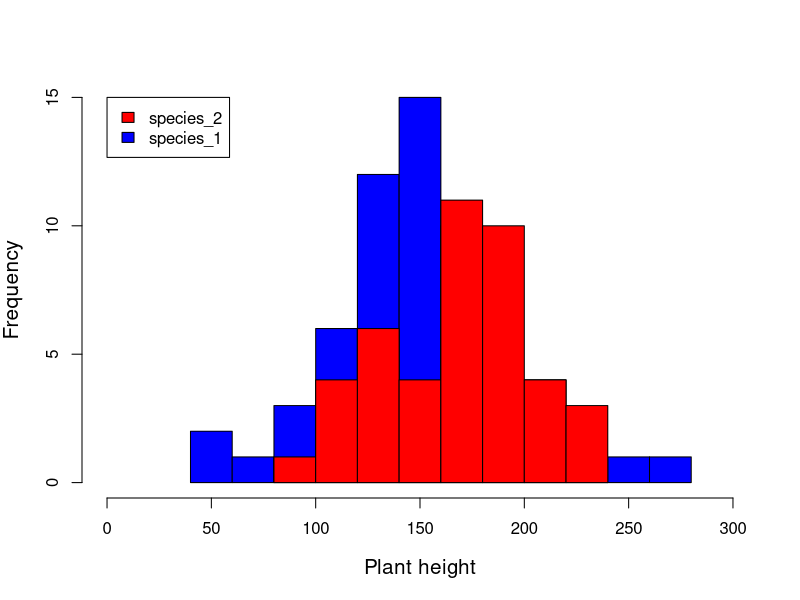
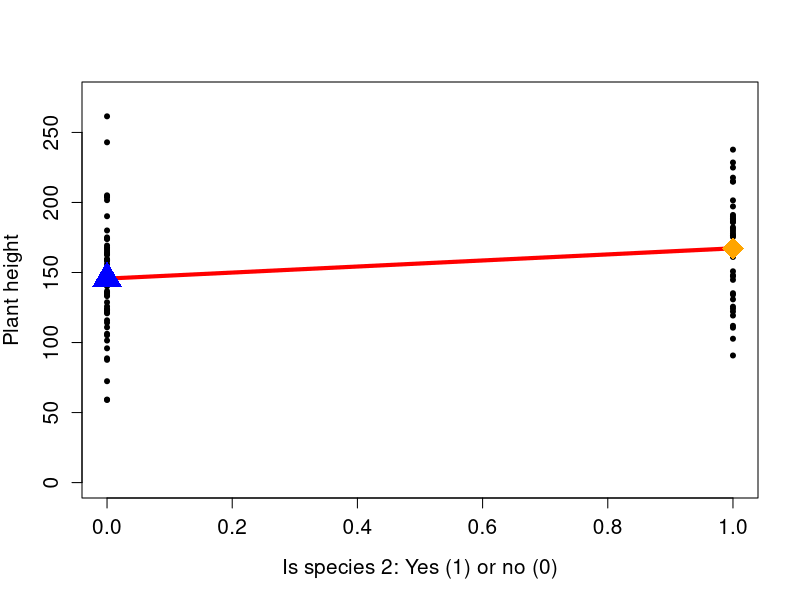

Write the R code that produced these figures, in order.

plant_data <- read.csv(file = "two_discrete_x_values.csv");

species_1 <- plant_data$height[plant_data$species_ID == "species_1"];
species_2 <- plant_data$height[plant_data$species_ID == "species_2"];
hist(species_1, breaks = 10, col = "blue", xlim = c(0, 300), 
     main = "", xlab = "Plant height", cex.lab = 1.25, 
     ylim = c(0, 15));
hist(species_2, breaks = 10, col = "red", add = TRUE)
legend(x = 0, y = 15, fill = c("red", "blue"), 
       legend = c("species_2", "species_1"));





#################
#################
#################  Using the t-test function in R and lm
#################
#################
t.test(species_1, species_2, var.equal = TRUE);
lmod1 <- lm(height ~ 1 + species_ID, data = plant_data);
lmod1 <- lm(height ~ species_ID, data = plant_data);
summary(lmod1);









#################
#################
#################  How R sees the linear model and t-test
#################
#################
is_species_2 <- as.numeric(plant_data$species_ID == "species_2");
plant_height <- plant_data$height;
lm_table_eg  <- data.frame(plant_height, is_species_2);
















#################
#################
#################  Thinking about this in a plot
#################
#################
plot(x = lm_table_eg$is_species_2, y = lm_table_eg$plant_height, 
     ylim = c(0, 275), pch = 20, cex.axis = 1.25, cex.lab = 1.25, 
     ylab = "Plant height", xlab = "Is species 2: Yes (1) or no (0)", 
     xlim = c(0, 1));
lines(x = c(0, 1), y = c(summary(lmod1)$coefficients[1,1], 
                         summary(lmod1)$coefficients[1,1] + 
                           summary(lmod1)$coefficients[2,1]),
      col = "red", lwd = 4);
points(x = 0, y = summary(lmod1)$coefficients[1,1], pch = 17, 
       col = "blue", cex = 3);
points(x = 1, y = summary(lmod1)$coefficients[1,1] + 
         summary(lmod1)$coefficients[2,1], pch = 18, col = "orange", cex = 3);















#################
#################
#################  Analysis of variance with two categories
#################
#################
aov_1 <- aov(height ~ species_ID, data = plant_data);
summary(aov_1);



















#################
#################
#################  What happens when we have three categories? ANOVA
#################
#################
plant_data <- read.csv(file = "three_discrete_x_values.csv");
aov_2 <- aov(height ~ species_ID, data = plant_data);
summary(aov_2);
















#################
#################
#################  Three categories with a linear model
#################
#################
lmod2 <- lm(height ~ 1 + species_ID, data = plant_data);
summary(lmod2);

# Can we check out the mean values?
tapply(X = plant_data$height, INDEX = plant_data$species_ID, 
       FUN = mean);





















#################
#################
#################  What's really going on with 3 groups?
#################
#################
the_intercept <- rep(x = 1, length = length(plant_data$height));
is_species_2  <- as.numeric(plant_data$species_ID == "species_2");
is_species_3  <- as.numeric(plant_data$species_ID == "species_3");
lm_table_eg   <- data.frame(plant_data$height, the_intercept, 
                            is_species_2, is_species_3);
head(lm_table_eg);




















#################
#################
#################  Even more elegant, using matrices!
#################
#################
Y <- as.matrix(lm_table_eg[,1]);
X <- as.matrix(lm_table_eg[,2:4]);

# Now solve for Beta in:  Y = X * Beta
betas <- solve( t(X) %*% X ) %*% t(X) %*% Y;
print(betas);

# Compare back to this
summary(lmod2);












